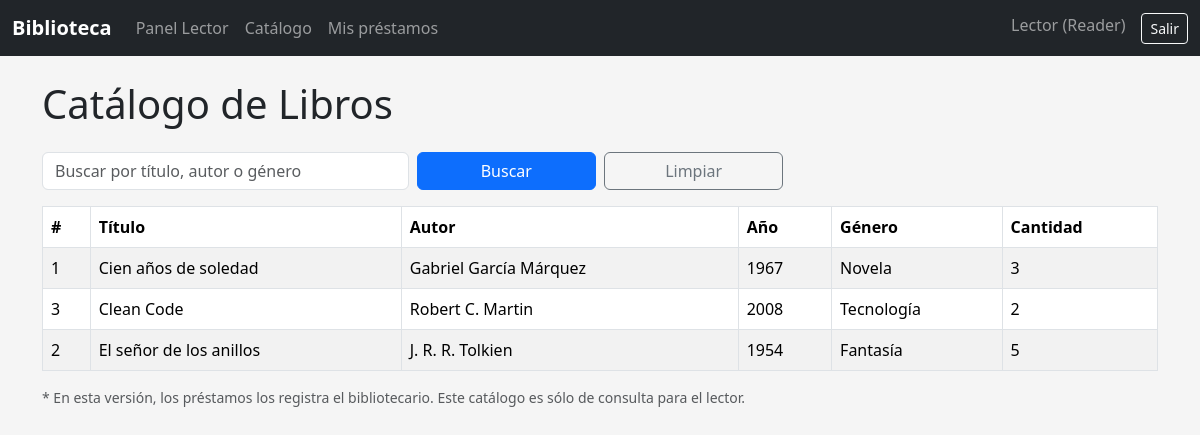
Page /reader/catalog.php (signed in) on the committed database.
### tables this page shows
CREATE TABLE `books` (
  `id` int NOT NULL,
  `title` varchar(100) NOT NULL,
  `author` varchar(100) NOT NULL,
  `year` int DEFAULT NULL,
  `genre` varchar(50) DEFAULT NULL,
  `quantity` int NOT NULL
);

### reader/catalog.php (the view, shortened to what this page needs)
<?php
require_once __DIR__ . '/../includes/header.php';
$search = trim($_GET['q'] ?? '');
if ($search !== '') {
    $stmt = $pdo->prepare("
        SELECT * FROM books
        WHERE title LIKE :q OR author LIKE :q OR genre LIKE :q
        ORDER BY title
    ");
    $stmt->execute(['q' => '%' . $search . '%']);
    $books = $stmt->fetchAll(PDO::FETCH_ASSOC);
} else {
    $books = $pdo->query("SELECT * FROM books ORDER BY title")->fetchAll(PDO::FETCH_ASSOC);
}
?>
<h1 class="mb-4">Catálogo de Libros</h1>
<form method="get" class="row g-2 mb-3">
    <div class="col-md-4">
        <input type="text" name="q" class="form-control" placeholder="Buscar por título, autor o género" value="<?= htmlspecialchars($search) ?>">
    </div>
    <div class="col-md-2">
        <button class="btn btn-primary w-100">Buscar</button>
    </div>
    <div class="col-md-2">
        <a href="<?= BASE_URL ?>/reader/catalog.php" class="btn btn-outline-secondary w-100">Limpiar</a>
    </div>
</form>
<table class="table table-bordered table-striped align-middle">
    <thead>
        <tr>
            <th>#</th>
            <th>Título</th>
            <th>Autor</th>
            <th>Año</th>
            <th>Género</th>
            <th>Cantidad</th>
        </tr>
    </thead>
    <tbody>
        <?php foreach ($books as $b): ?>
            <tr>
                <td><?= $b['id'] ?></td>
                <td><?= htmlspecialchars($b['title']) ?></td>
                <td><?= htmlspecialchars($b['author']) ?></td>
                <td><?= htmlspecialchars($b['year']) ?></td>
                <td><?= htmlspecialchars($b['genre']) ?></td>
                <td><?= $b['quantity'] ?></td>
            </tr>
        <?php endforeach; ?>
    </tbody>
</table>
<p class="text-muted small">
    * En esta versión, los préstamos los registra el bibliotecario. Este catálogo es sólo de consulta para el lector.
</p>
<?php require_once __DIR__ . '/../includes/footer.php'; ?>

### assets/css/styles.css (style rules this page uses)
body { background-color: #f5f5f5; }
.table td, .table th { vertical-align: middle; }

### rows in the picture
books: id "1", title "Cien años de soledad", author "Gabriel García Márquez", year "1967", genre "Novela", quantity "3"
books: id "3", title "Clean Code", author "Robert C. Martin", year "2008", genre "Tecnología", quantity "2"
books: id "2", title "El señor de los anillos", author "J. R. R. Tolkien", year "1954", genre "Fantasía", quantity "5"

### other values in the picture
$_SESSION['username'] "Lector"
userRole() "Reader"
